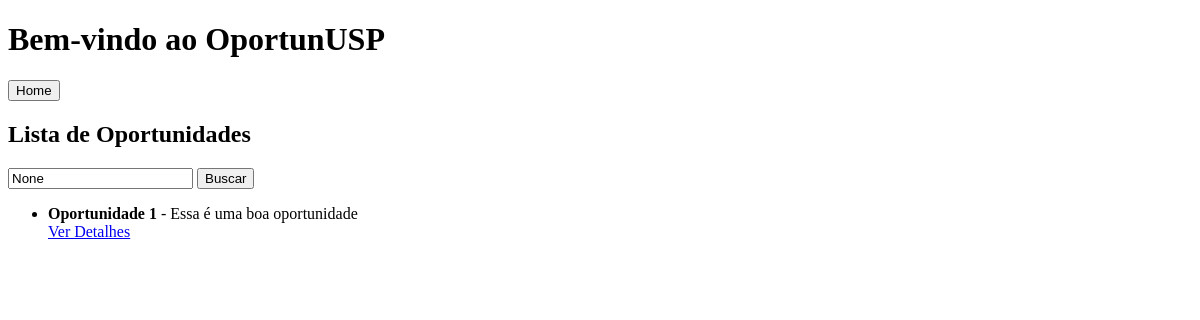
The page /oportunidades/opportunity/ on the database as committed earlier.
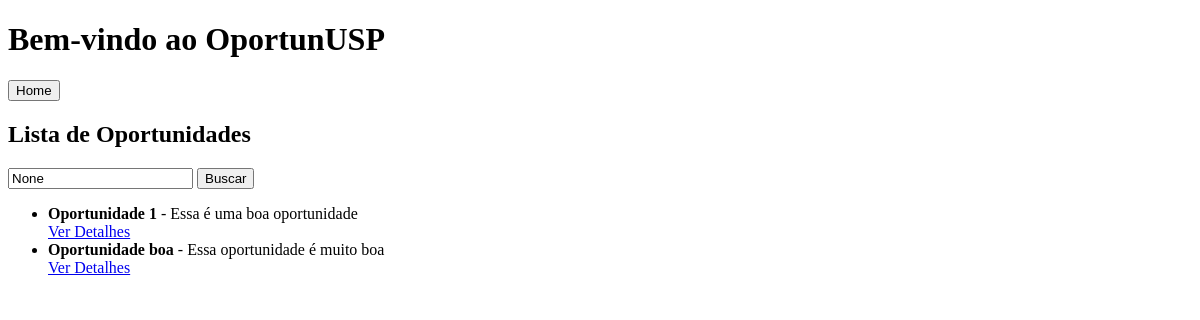
The same page on the database as committed later.
### oportunidades/models.py (models this page shows, shortened)
class Opportunity(models.Model):
    title = models.CharField(max_length=255)
    description = models.TextField()
    posted_by = models.ForeignKey(User, on_delete=models.CASCADE)  # Quem publicou
    category = models.CharField(max_length=100)  # Área da pesquisa
    date_posted = models.DateTimeField(auto_now_add=True)
    is_active = models.BooleanField(default=True)  # Se a oportunidade está ativa
    subscribers = models.ManyToManyField(User, related_name='subscribed_opportunities', blank=True)  # Usuários inscritos

### oportunidades/views.py (the view)
# urls.py: path('opportunity/', views.opportunity_list, name='opportunity_list'),
def opportunity_list(request):
    query = request.GET.get('q')  # Obtém o termo de busca da URL
    if query:
        opportunities = Opportunity.objects.filter(
            Q(title__icontains=query) | Q(description__icontains=query)  # Busca no título e descrição
        )
    else:
        opportunities = Opportunity.objects.all()
    return render(request, 'oportunidades/opportunity_list.html', {'opportunities': opportunities, 'query': query})

### oportunidades/templates/oportunidades/opportunity_list.html (shortened to what this page needs)
{% extends 'base_generic.html' %}
{% block content %}
    <h2>Lista de Oportunidades</h2>
    <form method="get" action="{% url 'opportunity_list' %}">
        <input type="text" name="q" placeholder="Buscar oportunidades..." value="{{ query }}">
        <button type="submit">Buscar</button>
    </form>
    <ul>
        {% for opportunity in opportunities %}
            <li>
                <strong>{{ opportunity.title }}</strong> - {{ opportunity.description }}<br>
                <a href="{% url 'opportunity_detail' opportunity.pk %}">Ver Detalhes</a>
            </li>
        {% empty %}
            <li>Nenhuma oportunidade encontrada.</li>
        {% endfor %}
    </ul>
{% endblock %}

Rows that differ between the two databases and show on the page:
added Opportunity: title "Oportunidade boa", description "Essa oportunidade é muito boa"
